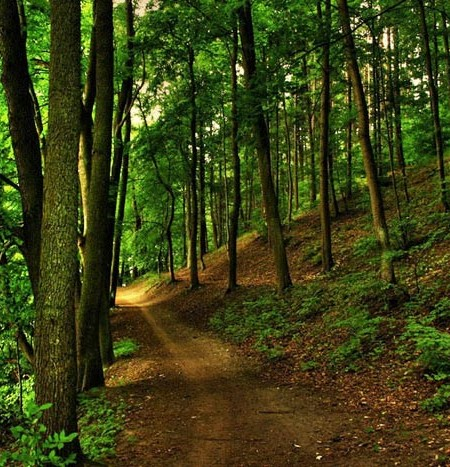
#> input picture Photos/forest.jpg, 450 x 467 px
$ python action.py
#> lines starting #> are read from the running program, lines starting #| are printed output that depends on the picture
import cv2 as cv

img = cv.imread('Photos/forest.jpg')
#> img is the input picture: shape (467, 450, 3); mean B, G, R 21.9, 65.5, 59.9
cv.imshow('forest',img)

#Blur
blur = cv.GaussianBlur(img,(5,5),cv.BORDER_DEFAULT)
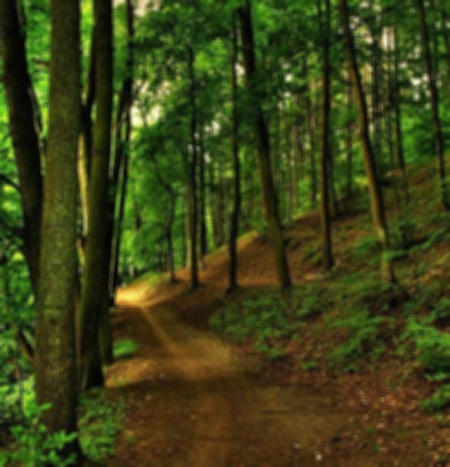
#> blur: shape (467, 450, 3); mean B, G, R 21.9, 65.4, 59.9
cv.imshow('Blur',blur)

#Edge Cascode
canny = cv.Canny(img,125,175)
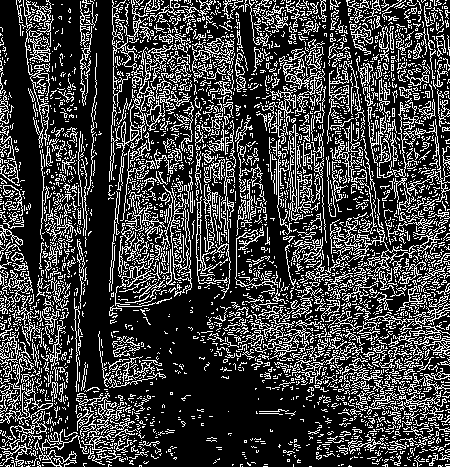
#> canny: shape (467, 450); 25% white in thin lines or dots
cv.imshow('Canny Edge',canny)

#Dilating the image
dilated = cv.dilate(canny,(5,5),iterations=1)
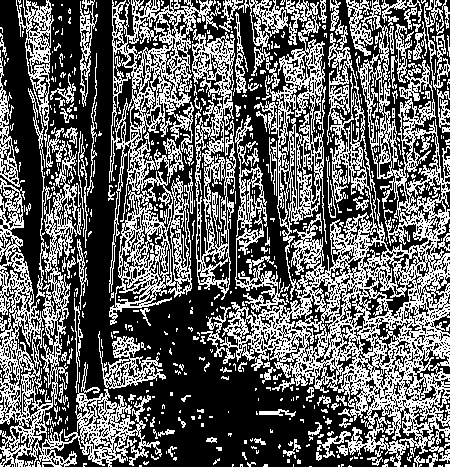
#> dilated: shape (467, 450); 39.5% white in thin lines or dots
cv.imshow('Dilated',dilated)

#Eroding
eroded = cv.erode(dilated,(5,5),iterations=1)
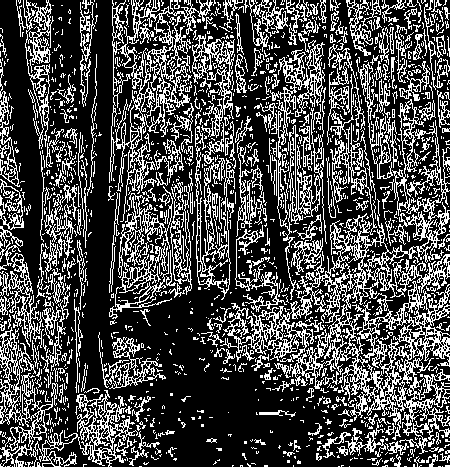
#> eroded: shape (467, 450); 29.4% white in thin lines or dots
cv.imshow('Eroded',eroded)

#resize
resized = cv.resize(img,(700,700),interpolation=cv.INTER_CUBIC)
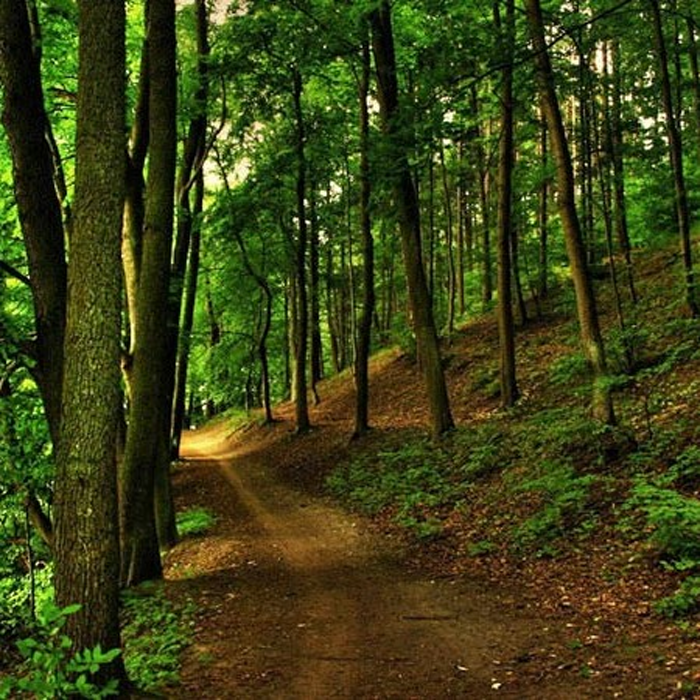
#> resized: shape (700, 700, 3); mean B, G, R 22.1, 65.4, 59.9
cv.imshow('Resized',resized)

#cropping
cropped = img[200:400,50:200]
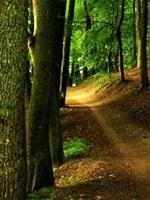
#> cropped: shape (200, 150, 3); mean B, G, R 19.7, 63, 64.5
cv.imshow('Cropped',cropped)

cv.waitKey(0)
